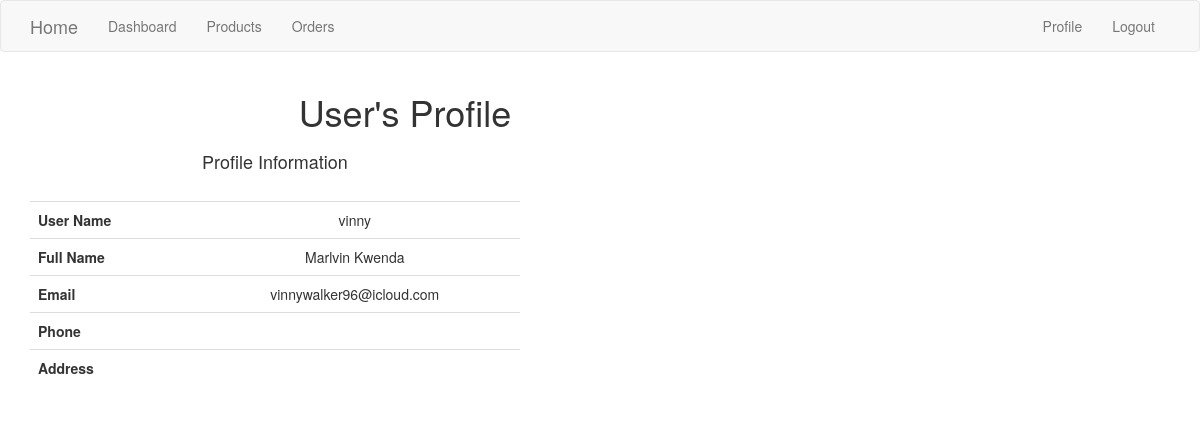
/user/vinny (signed in), run on an earlier commit of the app's database.
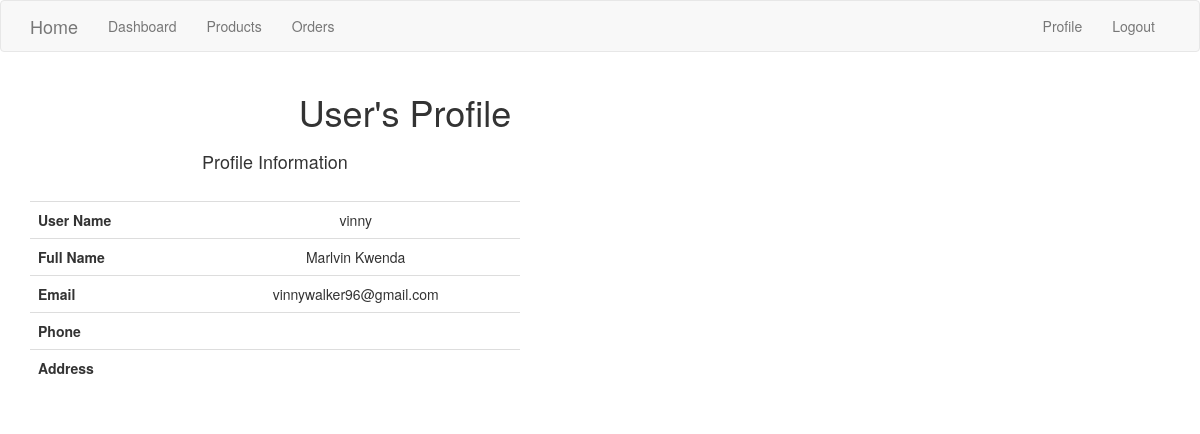
And on a later commit of the database.
### app/models.py (models this page shows, shortened)
class User(UserMixin, db.Model):
    __tablename__ = "user"
    id = db.Column(db.Integer, primary_key=True)
    first_name = db.Column(db.String(64), index=True)
    last_name = db.Column(db.String(64), index=True)
    username = db.Column(db.String(64), index=True, unique=True)
    email = db.Column(db.String(120), index=True, unique=True)
    password_hash = db.Column(db.String(128))

### app/main/routes.py (the view)
@bp.route('/user/<username>')
@login_required
def user(username):
    user = User.query.filter_by(username=username).first_or_404()
    return render_template('user.html', user=user)

### app/models.py (called while the page is built)
@login.user_loader
def load_user(id):
    return User.query.get(int(id))

### app/templates/user.html
{% extends "base.html" %}
{% block content %}
    <div class="container my-4">
        <div class="row align-items-start">
          <div class="col-md-8">
            <div class="card">
              <div class="card-header">
                <h1 class="text-center">User's Profile</h1>
              </div>
              <div class="card-body">
                <div class="row">
                  <div class="col-md-8">
                    <div class="card text-center p-3">
                      <h4>Profile Information</h4>
                      <br />
                      <table class="table bg-white table-borderless">
                        <tbody>
                          <tr>
                            <th scope="col">User Name</th>
                            <td scope="col">{{ user.username }}</td>
                          </tr>
                          <tr>
                            <th scope="col">Full Name</th>
                            <td scope="col">
                              {{ user.first_name }} {{user.last_name}}
                            </td>
                          </tr>
                          <tr>
                            <th scope="row">Email</th>
                            <td>{{ user.email }}</td>
                          </tr>
                          <tr>
                            <th scope="row">Phone</th>
                            <td>{{ user.name}}</td>
                          </tr>
                          <tr>
                            <th scope="row">Address</th>
                            <td>{{ user.name }}</td>
                          </tr>
                        </tbody>
                      </table>
                    </div>
                  </div>
                  <div class="col-md-4">
                  </div>
                </div>
              </div>
            </div>
          </div>
        </div>
      </div>
{% endblock %}

What changed in the data, as far as the page shows it:
changed User "vinny": email "vinnywalker96@icloud.com" → "vinnywalker96@gmail.com"
